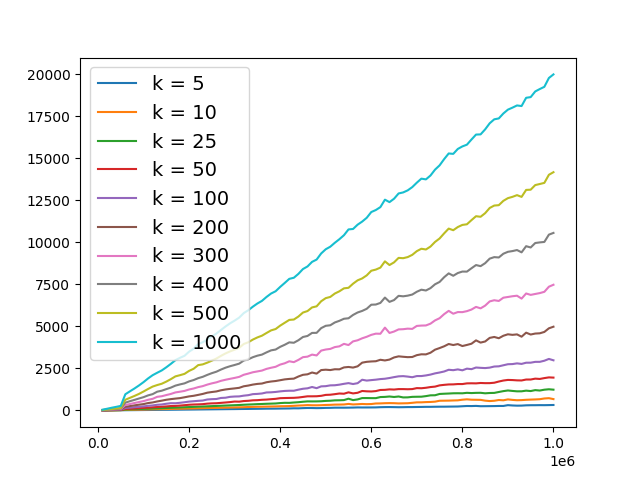

Reproduce this figure in Python.
import matplotlib.pyplot as plt

f1 = open("testheapksort.txt")

x = [int(i) for i in f1.readline().split()]

ks = [5,10,25, 50, 100, 200, 300, 400, 500, 1000]

ys = [[int(i) for i in f1.readline().split()] for j in ks]


for i in range(len(ks)):
    plt.plot(x,  ys[i], label="k = " + str(ks[i]))


plt.legend(fontsize=14)
plt.show()
